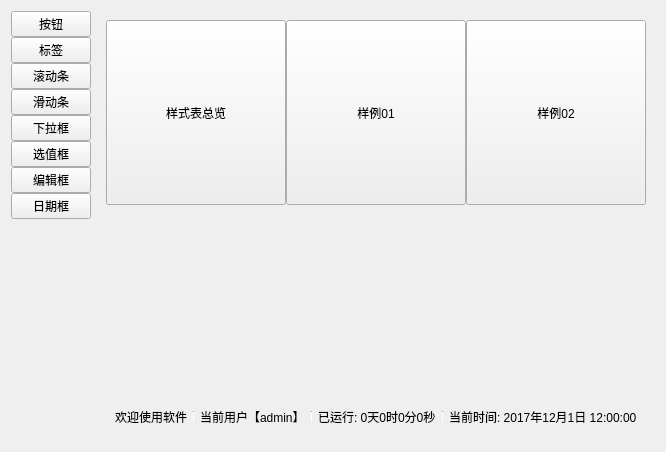
      <widget class="QWidget" name="tab3">
       <attribute name="title">
        <string>样式设定</string>
       </attribute>
       <layout class="QHBoxLayout" name="horizontalLayout_7">
        <item>
         <widget class="QWidget" name="widgetLeft" native="true">
          <property name="minimumSize">
           <size>
            <width>80</width>
            <height>0</height>
           </size>
          </property>
          <layout class="QVBoxLayout" name="verticalLayout_2">
           <property name="spacing">
            <number>0</number>
           </property>
           <property name="leftMargin">
            <number>0</number>
           </property>
           <property name="topMargin">
            <number>0</number>
           </property>
           <property name="rightMargin">
            <number>0</number>
           </property>
           <property name="bottomMargin">
            <number>0</number>
           </property>
           <item>
            <widget class="QPushButton" name="btn1">
             <property name="text">
              <string>按钮</string>
             </property>
             <property name="checkable">
              <bool>true</bool>
             </property>
             <property name="checked">
              <bool>false</bool>
             </property>
             <property name="autoRepeat">
              <bool>false</bool>
             </property>
             <property name="autoExclusive">
              <bool>true</bool>
             </property>
            </widget>
           </item>
           <item>
            <widget class="QPushButton" name="btn2">
             <property name="text">
              <string>标签</string>
             </property>
             <property name="checkable">
              <bool>true</bool>
             </property>
             <property name="autoRepeat">
              <bool>false</bool>
             </property>
             <property name="autoExclusive">
              <bool>true</bool>
             </property>
            </widget>
           </item>
           <item>
            <widget class="QPushButton" name="btn3">
             <property name="text">
              <string>滚动条</string>
             </property>
             <property name="checkable">
              <bool>true</bool>
             </property>
             <property name="autoRepeat">
              <bool>false</bool>
             </property>
             <property name="autoExclusive">
              <bool>true</bool>
             </property>
            </widget>
           </item>
           <item>
            <widget class="QPushButton" name="btn4">
             <property name="text">
              <string>滑动条</string>
             </property>
             <property name="checkable">
              <bool>true</bool>
             </property>
             <property name="autoRepeat">
              <bool>false</bool>
             </property>
             <property name="autoExclusive">
              <bool>true</bool>
             </property>
            </widget>
           </item>
           <item>
            <widget class="QPushButton" name="btn5">
             <property name="text">
              <string>下拉框</string>
             </property>
             <property name="checkable">
              <bool>true</bool>
             </property>
             <property name="autoExclusive">
              <bool>true</bool>
             </property>
            </widget>
           </item>
           <item>
            <widget class="QPushButton" name="btn6">
             <property name="text">
              <string>选值框</string>
             </property>
             <property name="checkable">
              <bool>true</bool>
             </property>
             <property name="autoExclusive">
              <bool>true</bool>
             </property>
            </widget>
           </item>
           <item>
            <widget class="QPushButton" name="btn7">
             <property name="text">
              <string>编辑框</string>
             </property>
             <property name="checkable">
              <bool>true</bool>
             </property>
             <property name="autoExclusive">
              <bool>true</bool>
             </property>
            </widget>
           </item>
           <item>
            <widget class="QPushButton" name="btn8">
             <property name="text">
              <string>日期框</string>
             </property>
             <property name="checkable">
              <bool>true</bool>
             </property>
             <property name="autoExclusive">
              <bool>true</bool>
             </property>
            </widget>
           </item>
           <item>
            <spacer name="verticalSpacer">
             <property name="orientation">
              <enum>Qt::Vertical</enum>
             </property>
             <property name="sizeHint" stdset="0">
              <size>
               <width>20</width>
               <height>222</height>
              </size>
             </property>
            </spacer>
           </item>
          </layout>
         </widget>
        </item>
        <item>
         <widget class="QStackedWidget" name="stackedWidget">
          <property name="currentIndex">
           <number>0</number>
          </property>
          <widget class="QWidget" name="page1">
           <layout class="QVBoxLayout" name="verticalLayout_4">
            <item>
             <widget class="QWidget" name="widgetTop" native="true">
              <layout class="QHBoxLayout" name="horizontalLayout_2">
               <property name="spacing">
                <number>0</number>
               </property>
               <property name="leftMargin">
                <number>0</number>
               </property>
               <property name="topMargin">
                <number>0</number>
               </property>
               <property name="rightMargin">
                <number>0</number>
               </property>
               <property name="bottomMargin">
                <number>0</number>
               </property>
               <item>
                <widget class="QToolButton" name="tbtn1">
                 <property name="sizePolicy">
                  <sizepolicy hsizetype="Expanding" vsizetype="Expanding">
                   <horstretch>0</horstretch>
                   <verstretch>0</verstretch>
                  </sizepolicy>
                 </property>
                 <property name="text">
                  <string>样式表总览</string>
                 </property>
                </widget>
               </item>
               <item>
                <widget class="QToolButton" name="tbtn2">
                 <property name="sizePolicy">
                  <sizepolicy hsizetype="Expanding" vsizetype="Expanding">
                   <horstretch>0</horstretch>
                   <verstretch>0</verstretch>
                  </sizepolicy>
                 </property>
                 <property name="text">
                  <string>样例01</string>
                 </property>
                </widget>
               </item>
               <item>
                <widget class="QToolButton" name="tbtn3">
                 <property name="sizePolicy">
                  <sizepolicy hsizetype="Expanding" vsizetype="Expanding">
                   <horstretch>0</horstretch>
                   <verstretch>0</verstretch>
                  </sizepolicy>
                 </property>
                 <property name="text">
                  <string>样例02</string>
                 </property>
                </widget>
               </item>
              </layout>
             </widget>
            </item>
            <item>
             <widget class="QWidget" name="widget" native="true">
              <property name="sizePolicy">
               <sizepolicy hsizetype="Preferred" vsizetype="Expanding">
                <horstretch>0</horstretch>
                <verstretch>0</verstretch>
               </sizepolicy>
              </property>
             </widget>
            </item>
            <item>
             <widget class="QWidget" name="widgetBottom" native="true">
              <property name="maximumSize">
               <size>
                <width>16777215</width>
                <height>30</height>
               </size>
              </property>
              <layout class="QHBoxLayout" name="horizontalLayout_3">
               <item>
                <widget class="QLabel" name="lab1">
                 <property name="text">
                  <string>欢迎使用软件</string>
                 </property>
                </widget>
               </item>
               <item>
                <widget class="Line" name="line1">
                 <property name="maximumSize">
                  <size>
                   <width>1</width>
                   <height>16777215</height>
                  </size>
                 </property>
                 <property name="orientation">
                  <enum>Qt::Vertical</enum>
                 </property>
                </widget>
               </item>
               <item>
                <widget class="QLabel" name="lab2">
                 <property name="text">
                  <string>当前用户【admin】</string>
                 </property>
                </widget>
               </item>
               <item>
                <widget class="Line" name="line2">
                 <property name="maximumSize">
                  <size>
                   <width>1</width>
                   <height>16777215</height>
                  </size>
                 </property>
                 <property name="orientation">
                  <enum>Qt::Vertical</enum>
                 </property>
                </widget>
               </item>
               <item>
                <widget class="QLabel" name="lab3">
                 <property name="text">
                  <string>已运行: 0天0时0分0秒</string>
                 </property>
                </widget>
               </item>
               <item>
                <widget class="Line" name="line3">
                 <property name="maximumSize">
                  <size>
                   <width>1</width>
                   <height>16777215</height>
                  </size>
                 </property>
                 <property name="orientation">
                  <enum>Qt::Vertical</enum>
                 </property>
                </widget>
               </item>
               <item>
                <widget class="QLabel" name="lab4">
                 <property name="sizePolicy">
                  <sizepolicy hsizetype="Expanding" vsizetype="Preferred">
                   <horstretch>0</horstretch>
                   <verstretch>0</verstretch>
                  </sizepolicy>
                 </property>
                 <property name="text">
                  <string>当前时间: 2017年12月1日 12:00:00</string>
                 </property>
                </widget>
               </item>
              </layout>
             </widget>
            </item>
           </layout>
          </widget>
          <widget class="QWidget" name="page2"/>
          <widget class="QWidget" name="page3"/>
         </widget>
        </item>
       </layout>
      </widget>
